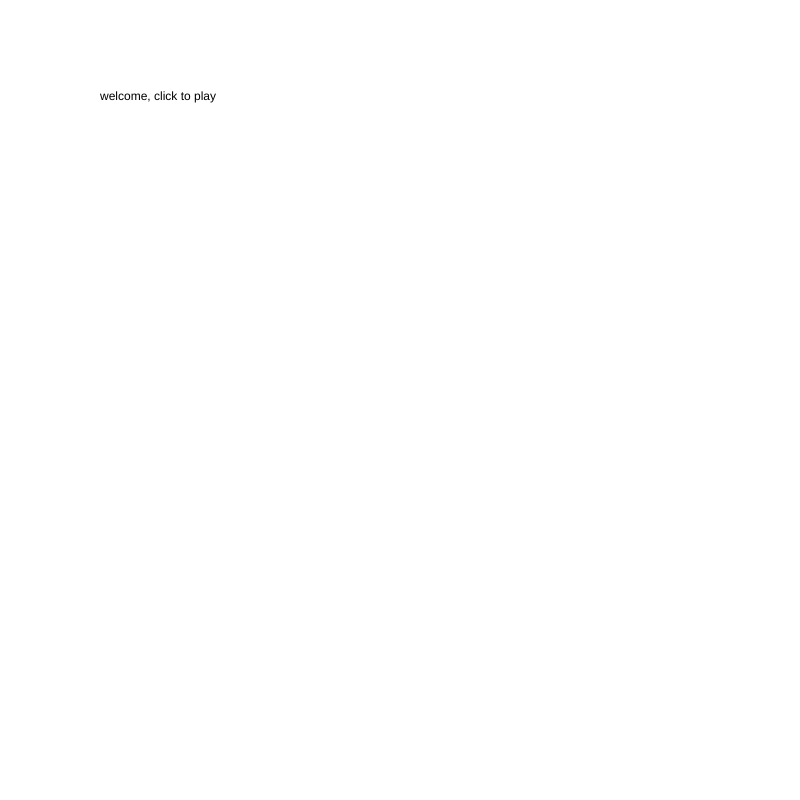
Frame 1 (no input)
Frame 60 (no input): identical to frame 1, image omitted
Frame 120 (the mouse pressed at the canvas centre since frame 60): identical to frame 1, image omitted

The p5.js sketch that drew this single still picture (run headless with seeded random() and noise() and a simulated clock; from frame 60 on, the mouse is pressed at the canvas centre):

// p5.js sketch
// ── sketch.js
var cars = [];
var frogPos;
var myState = 0;
var timer = 0;


function setup() {
  createCanvas(800, 800);

  for(var i = 0; i < 5; i++){
    cars.push(new Car());
  }

  frogPos = createVector(width/2, height-80);
  rectMode(CENTER);
  ellipseMode(CENTER);
  imageMode(CENTER);

}

function draw() {
  switch (myState) {

    case 0:
    background('white');
    text("welcome, click to play", 100, 100);
    break;

    case 1:
    game();

    timer++;
    if (timer > 600) {
      timer = 0;
      myState = 2;
    }
    break;

    case 2:
    background('red');
    text("lose!", 100, 100);
    break;

    case 3:
    background('black');
      text("win!", 100, 100);
    break;
  }
}

function mouseReleased(){
  switch(myState){
    case 0:
    myState = 1 ;
    break;

    case 2:
    resetTheGame();
    myState = 0 ;
    break;

    case 3:
    resetTheGame();
    myState = 0 ;
    break;
  }
}

function resetTheGame(){

  cars = [];

  for(var i = 0; i < 5; i++){
    cars.push(new Car());
  }
  timer = 0;
}

function Car(){
  //attributes
  this.pos = createVector(100, 100);
  this.vel = createVector(random(-5, 5),random(-5, 5));
  this.r = random(255);
  this.g = random(255);
  this.b = random(255);

  this.display = function(){
    fill(this.r, this.g, this.b);
    rect(this.pos.x, this.pos.y, 100, 50);
    ellipse(this.pos.x-40, this.pos.y+30, 25, 25);
    ellipse(this.pos.x+40, this.pos.y+30, 25, 25);
  }

  this.drive = function(){
    this.pos.add(this.vel);
    if (this.pos.x > width) this.pos.x = 0;
    if (this.pos.x < 0) this.pos.x = width;
    if (this.pos.y > height) this.pos.y = 0;
    if (this.pos.y < 0) this.pos.y = height;

  }

}

function checkForKeys(){
  if (keyIsDown(LEFT_ARROW)) frogPos.x = frogPos.x - 5;
  if (keyIsDown(RIGHT_ARROW)) frogPos.x = frogPos.x + 5;
  if (keyIsDown(UP_ARROW)) frogPos.y = frogPos.y - 5;
  if (keyIsDown(RIGHT_ARROW)) frogPos.y = frogPos.y + 5;
}

function game(){
  background(100);

  for (var i = 0; i < cars.length; i++){
  cars[i].display();
  cars[i].drive();

  //collision detection
  if (cars[i].pos.dist(frogPos) < 20){
    cars.splice(i, 1);
    }
  }

  if (cars.length == 0) {
    timer = 0;
    myState = 3; //they WON!
  }
  fill('green');
  ellipse(frogPos.x, frogPos.y, 50, 50);
  checkForKeys();//moves frog
}
